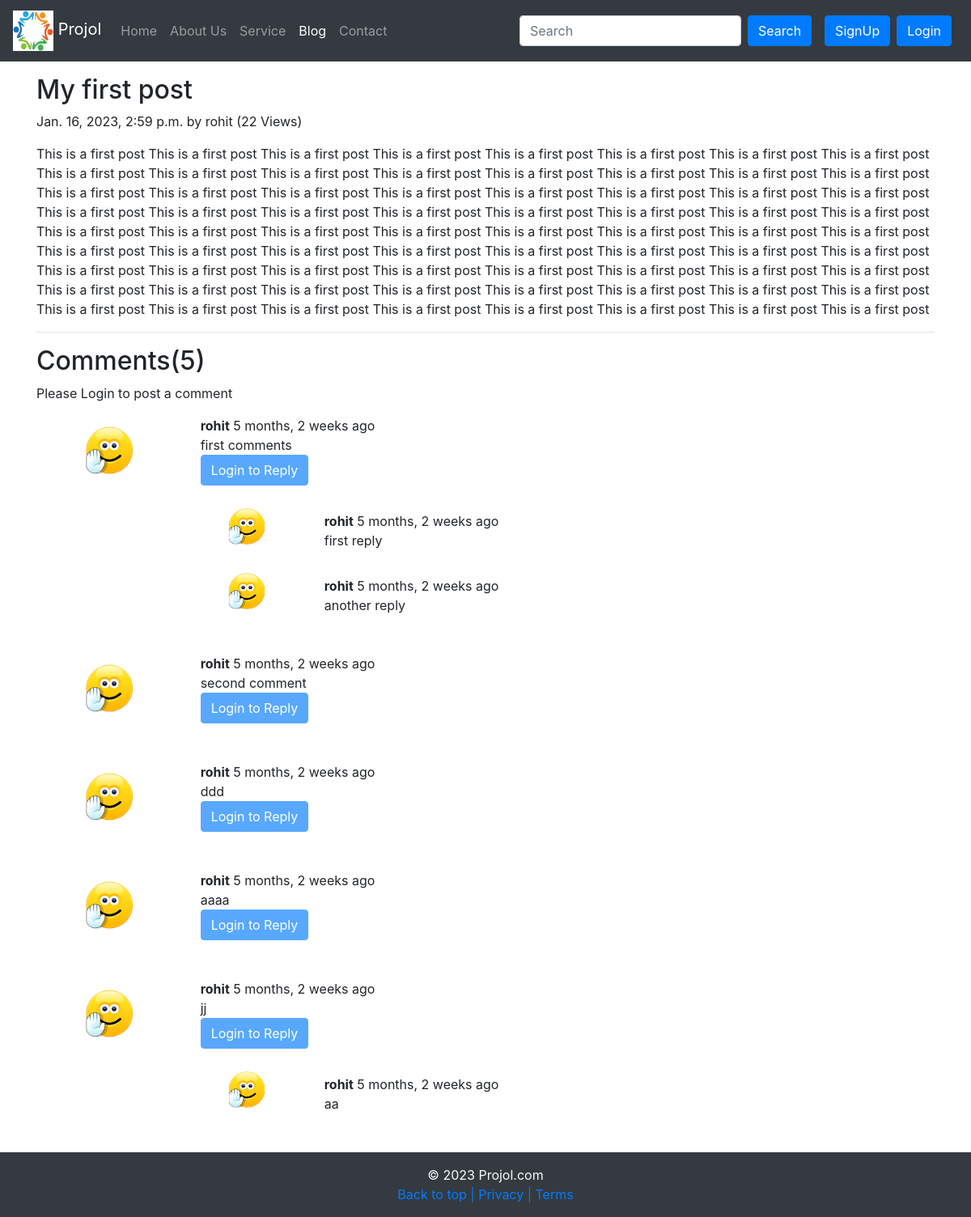
The app's page /blog/first_post with its own data.
### blog/models.py (models this page shows, shortened)
class Post(models.Model):
    sno = models.AutoField(primary_key=True)
    title = models.CharField(max_length=50)
    content = models.TextField()
    author = models.CharField(max_length=70)
    slug = models.CharField(max_length=70)
    views = models.IntegerField(default=0)
    timeStamp = models.DateTimeField(blank=True)

class BlogComment(models.Model):
    sno = models.AutoField(primary_key=True)
    comment = models.TextField()
    user = models.ForeignKey(User, on_delete=models.Case)
    post = models.ForeignKey(Post, on_delete=models.Case)
    parent = models.ForeignKey('self', on_delete=models.Case, null=True)
    timeStamp = models.DateTimeField(default=now)

### blog/views.py (the view)
# urls.py: path('<str:slug>', views.blogPost, name='blogPost'),
def blogPost(request, slug):
    post=Post.objects.filter(slug=slug).first()
    post.views=post.views+1
    post.save()
    comments=BlogComment.objects.filter(post=post, parent=None)
    replies=BlogComment.objects.filter(post=post).exclude(parent=None)
    replyDict={}
    for reply in replies:
        if reply.parent.sno not in replyDict.keys():
            replyDict[reply.parent.sno]=[reply]
        else:
            replyDict[reply.parent.sno].append(reply)
    context={'post': post, 'comments':comments, 'user':request.user, 'replyDict':replyDict}
    return render(request, 'blog/blogPost.html', context,)

### blog/templatetags/extras.py (called while the page is built)
@register.filter(name='get_val')
def get_val(dict, key):
    return dict.get(key)

### blog/templates/blog/blogPost.html
{% extends 'blog/base.html' %}  {% block title%}BlogPost{% endblock %} {%block blogactive%}active{%endblock blogactive%} {% block body %} {% load humanize %} {% load extras %}
<div class="container my-3">
    <h2 class="blog-post-title">{{post.title}}</h2>
    <p class="blog-post-meta">{{post.timeStamp}} by {{post.author}} (<span>{{post.views}} Views</span>)</p>
    <p>{{post.content}}</p>
    <hr>
</div>
<div class="container">
    <h2>Comments({{comments.count}})</h2>
    <div class="my-2">
        {% if user.is_authenticated%}
        <form action="/blog/postComment" method="post">{% csrf_token %}
            <div class="form-group">
                <label for="name">Post Comment:</label>
                <textarea class="form-control" id="comment" name='comment' placeholder="Enter Comment Here"></textarea>
                <input type="hidden" class="form-control" name='postSno' value="{{post.sno}}">
                <input type="hidden" class="form-control" name='parentSno' value="">
            </div>
    </div>
    <button type="submit" class="btn btn-success">Submit</button>
    </form>
    {% else %}
    <p>Please Login to post a comment</p>
    {% endif %}
</div>
{% for comment in comments%}
<div class="row my-3 mx-1">
    <div class="col-md-2"><img class="rounded mx-auto d-block w-100 p-2" src="/static/img/user1.png"></div>
    <div class="col-md-10"><strong>{{comment.user.username}}</strong> <span>{{comment.timeStamp | naturaltime}}</span>
        <div>{{comment.comment}}</div>
        <div class="reply mx-0">
            {% if user.is_authenticated%}
            <button class="btn btn-primary" type="button" data-target="#replyBox{{comment.sno}}" data-toggle="collapse" area-controls="replyBox{{comment.sno}}" aria-expanded="false">Reply</button>
            </button>
            <div class="collapse" id="replyBox{{comment.sno}}">
                <div class="my-2">
                    <form action="/blog/postComment" method="post">{% csrf_token %}
                        <div class="form-group">
                            <label for="name">Post Reply:</label>
                            <textarea class="form-control" id="comment" name='comment' placeholder="Enter Reply Here"></textarea>
                        </div>
                        <input type="hidden" class="form-control" name='postSno' value="{{post.sno}}">
                        <input type="hidden" class="form-control" name='parentSno' value="{{comment.sno}}">
                        <button type="submit" class="btn btn-success">Submit</button>
                    </form>
                </div>
            </div>
            {% else %}
            <button class="btn btn-primary" type="button" data-target="#replyBox{{comment.sno}}" data-toggle="collapse" area-controls="replyBox{{comment.sno}}" aria-expanded="false" disabled>Login to Reply</button> {% endif %}
            <div class="replies  my-3">
                <div class="row my-3">
                    {% for reply in replyDict|get_val:comment.sno %}
                    <div class="col-md-2"><img class="rounded mx-auto d-block w-100 p-2" src="/static/img/user1.png"></div>
                    <div class="col-md-10 my-3"><strong>{{reply.user.username}}</strong> <span>{{reply.timeStamp | naturaltime}}</span>
                        <div>{{reply.comment}}</div>
                    </div>
                    <br> {% endfor %}
                </div>
            </div>
        </div>
    </div>
</div>
{% endfor %}
</div>
{% endblock body %}

### blog/templates/blog/base.html (shortened to what this page needs)
<!doctype html>
<html lang="en">
<head>
    <link rel="stylesheet" href="https://stackpath.bootstrapcdn.com/bootstrap/4.2.1/css/bootstrap.min.css">
</head>
<body>
  <nav class="navbar navbar-expand-lg navbar-dark bg-dark">
    <a class="navbar-brand" href="/"><img width='50px', height='50px' class="brandLogo" src="../static/projol/img/projol.gif" alt="Projol logo"> Projol</a>
        <div class="collapse navbar-collapse" id="navbarSupportedContent">
            <ul class="navbar-nav mr-auto">
                <li class="nav-item {%block homeactive %}{%endblock homeactive %}">
                    <a class="nav-link" href="/">Home <span class="sr-only">(current)</span></a>
                </li>
                <li class="nav-item {%block aboutactive%}{%endblock aboutactive%}">
                    <a class="nav-link" href="/about">About Us</a>
                </li>
                <li class="nav-item {%block serviceactive%}{%endblock serviceactive%}">
                    <a class="nav-link" href="/service">Service</a>
                </li>
                <li class="nav-item {%block blogactive%}{%endblock blogactive%}">
                    <a class="nav-link" href="/blog">Blog</a>
                </li>
                <li class="nav-item {%block contactactive%}{%endblock contactactive%}">
                    <a class="nav-link" href="/contact">Contact</a>
                </li>
            </ul>
      <form class="form-inline my-2 my-lg-0 mr-3" method="get" action="/search/">
        <input class="form-control mr-sm-2" type="search" placeholder="Search" aria-label="Search" name="query">
        <button class="btn btn-primary my-2 my-sm-0" type="submit">Search</button>
      </form>
                     {% if user.is_authenticated %}
                <div class="dropdown">
                    <button class="btn btn-secondary dropdown-toggle" type="button" id="dropdownMenuButton" data-toggle="dropdown" aria-haspopup="true" aria-expanded="false"> Welcome: {{request.user}}</button>
                        <div class="dropdown-menu" aria-labelledby="dropdownMenuButton">
                            <a class="dropdown-item" href="/logout">Logout</a>
                        </div>
                </div>
                {% else %}
                <button type="button" class="btn btn-primary mr-2" data-toggle="modal" data-target="#signupModal">SignUp</button>
                <button type="button" class="btn btn-primary mr-2" data-toggle="modal" data-target="#loginModal">Login</button> {% endif %}
      </div>
  </nav>
    {% block body %} {% endblock body%}
  <footer class="container-fluid bg-dark my-0 py-3 text-light">
    <p class="mb-0 text-center">&copy; 2023 Projol.com</p>
    <p class="mb-0 text-center">
      <a href="#">Back to top |</a>
      <a href="#">Privacy |</a>
      <a href="#">Terms</a>
    </p>
  </footer>
</body>
</html>

### records on screen
Post: title "My first post", timeStamp "Jan. 16, 2023, 2:59 p.m.", author "rohit", views "22", content "This is a first post This is a first post This is a first post This is a first post This is a first post This is a first post This is a first post This is a first post This is a first post This is a first post This is a first post This is a first post This is a first post This is a first post This is a first post This is a first post This is a first post This is a first post This is a first post This is a first post This is a first post This is a first post This is a first post This is a first post This is a first post This is a first post This is a first post This is a first post This is a first post This is a first post This is a first post This is a first post This is a first post This…"
BlogComment: user.username "rohit", timeStamp "5 months, 2 weeks ago", comment "first comments"
BlogComment: user.username "rohit", timeStamp "5 months, 2 weeks ago", comment "first reply"
BlogComment: user.username "rohit", timeStamp "5 months, 2 weeks ago", comment "another reply"
BlogComment: user.username "rohit", timeStamp "5 months, 2 weeks ago", comment "second comment"
BlogComment: user.username "rohit", timeStamp "5 months, 2 weeks ago", comment "ddd"
BlogComment: user.username "rohit", timeStamp "5 months, 2 weeks ago", comment "aaaa"
BlogComment: user.username "rohit", timeStamp "5 months, 2 weeks ago", comment "jj"
BlogComment: user.username "rohit", timeStamp "5 months, 2 weeks ago", comment "aa"

### other values on screen
{{ comments.count }} "5"
